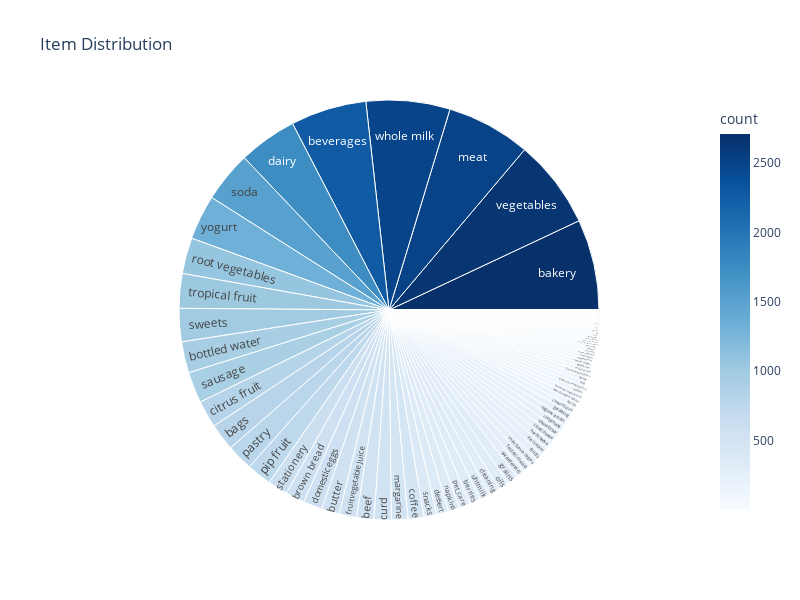

Source (notebook cell):
### Code cell
fig=px.sunburst(item_count,path=['item'],values='count',color='count',color_continuous_scale='Blues',title='Item Distribution')
fig.update_layout(width=800, height=600)
fig.show()

### Figure 1 — Plotly figure (JSON) as saved in the notebook; plotly's stock layout.template omitted (floating-point values rounded to 4 significant figures)
{"data": [{"branchvalues": "total", "customdata": [[2709.0], [2651.0], [2512.0], [2502.0], [2263.0], [1745.0], [1514.0], [1334.0], [1071.0], [1032.0], [991.0], [933.0], [924.0], [812.0], [809.0], [785.0], [744.0], [596.0], [571.0], [566.0], [534.0], [518.0], [516.0], [514.0], [491.0], [476.0], [380.0], [356.0], [335.0], [329.0], [327.0], [323.0], [319.0], [317.0], [316.0], [265.0], [252.0], [238.0], [231.0], [227.0], [220.0], [212.0], [210.0], [208.0], [208.0], [204.0], [181.0], [159.0], [142.0], [139.0], [135.0], [134.0], [131.0], [129.0], [128.0], [116.0], [111.0], [106.0], [98.0], [92.0], [82.0], [79.0], [75.0], [75.0], [72.0], [72.0], [69.0], [67.0], [66.0], [64.0], [60.0], [50.0], [48.0], [42.0], [38.0], [35.0], [34.0], [33.0], [33.0], [29.0], [29.0], [29.0], [27.0], [21.0], [21.0], [20.0], [19.0], [17.0], [15.0], [13.0], [11.0], [10.0], [9.0], [5.0], [3.0], [1.0], [1.0]], "domain": {"x": [0, 1], "y": [0, 1]}, "hovertemplate": "labels=%{label}<br>count_sum=%{value}<br>parent=%{parent}<br>id=%{id}<br>count=%{color}<extra></extra>", "ids": ["bakery", "vegetables", "meat", "whole milk", "beverages", "dairy", "soda", "yogurt", "root vegetables", "tropical fruit", "sweets", "bottled water", "sausage", "citrus fruit", "bags", "pastry", "pip fruit", "stationery", "brown bread", "domestic eggs", "butter", "fruitvegetable juice", "beef", "curd", "margarine", "coffee", "snacks", "dessert", "napkins", "pet_care", "berries", "uhtmilk", "cleaning", "oils", "grains", "sweeteners", "frozen meals", "misc beverages", "fruits", "ice cream", "hard cheese", "sliced cheese", "specialty bar", "condiments", "hygiene articles", "gardening", "chewing gum", "herbs", "semifinished bread", "baking_ingredients", "dishes", "pickled vegetables", "fish", "spices", "fruits_vegetables", "canned fish", "personal_care", "seasonal products", "condensed milk", "frozen dessert", "canned vegetables", "electronics", "household", "ready_meals", "frozen potato products", "specialty cheese", "sweet spreads", "liquor appetizer", "decor", "misc", "zwieback", "liver loaf", "soups", "cereals", "brandy", "meat spreads", "jam", "dental care", "nutsprunes", "artif sweetener", "specialty fat", "light bulbs", "tea", "canned fruit", "syrup", "soap", "prosecco", "cookware", "cooking chocolate", "honey", "specialty vegetables", "organic", "decalcifier", "rubbing alcohol", "baby cosmetics", "kitchen utensil", "preservation products"], "labels": ["bakery", "vegetables", "meat", "whole milk", "beverages", "dairy", "soda", "yogurt", "root vegetables", "tropical fruit", "sweets", "bottled water", "sausage", "citrus fruit", "bags", "pastry", "pip fruit", "stationery", "brown bread", "domestic eggs", "butter", "fruitvegetable juice", "beef", "curd", "margarine", "coffee", "snacks", "dessert", "napkins", "pet_care", "berries", "uhtmilk", "cleaning", "oils", "grains", "sweeteners", "frozen meals", "misc beverages", "fruits", "ice cream", "hard cheese", "sliced cheese", "specialty bar", "condiments", "hygiene articles", "gardening", "chewing gum", "herbs", "semifinished bread", "baking_ingredients", "dishes", "pickled vegetables", "fish", "spices", "fruits_vegetables", "canned fish", "personal_care", "seasonal products", "condensed milk", "frozen dessert", "canned vegetables", "electronics", "household", "ready_meals", "frozen potato products", "specialty cheese", "sweet spreads", "liquor appetizer", "decor", "misc", "zwieback", "liver loaf", "soups", "cereals", "brandy", "meat spreads", "jam", "dental care", "nutsprunes", "artif sweetener", "specialty fat", "light bulbs", "tea", "canned fruit", "syrup", "soap", "prosecco", "cookware", "cooking chocolate", "honey", "specialty vegetables", "organic", "decalcifier", "rubbing alcohol", "baby cosmetics", "kitchen utensil", "preservation products"], "marker": {"coloraxis": "coloraxis", "colors": [2709.0, 2651.0, 2512.0, 2502.0, 2263.0, 1745.0, 1514.0, 1334.0, 1071.0, 1032.0, 991.0, 933.0, 924.0, 812.0, 809.0, 785.0, 744.0, 596.0, 571.0, 566.0, 534.0, 518.0, 516.0, 514.0, 491.0, 476.0, 380.0, 356.0, 335.0, 329.0, 327.0, 323.0, 319.0, 317.0, 316.0, 265.0, 252.0, 238.0, 231.0, 227.0, 220.0, 212.0, 210.0, 208.0, 208.0, 204.0, 181.0, 159.0, 142.0, 139.0, 135.0, 134.0, 131.0, 129.0, 128.0, 116.0, 111.0, 106.0, 98.0, 92.0, 82.0, 79.0, 75.0, 75.0, 72.0, 72.0, 69.0, 67.0, 66.0, 64.0, 60.0, 50.0, 48.0, 42.0, 38.0, 35.0, 34.0, 33.0, 33.0, 29.0, 29.0, 29.0, 27.0, 21.0, 21.0, 20.0, 19.0, 17.0, 15.0, 13.0, 11.0, 10.0, 9.0, 5.0, 3.0, 1.0, 1.0]}, "name": "", "parents": ["", "", "", "", "", "", "", "", "", "", "", "", "", "", "", "", "", "", "", "", "", "", "", "", "", "", "", "", "", "", "", "", "", "", "", "", "", "", "", "", "", "", "", "", "", "", "", "", "", "", "", "", "", "", "", "", "", "", "", "", "", "", "", "", "", "", "", "", "", "", "", "", "", "", "", "", "", "", "", "", "", "", "", "", "", "", "", "", "", "", "", "", "", "", "", "", ""], "type": "sunburst", "values": [2709.0, 2651.0, 2512.0, 2502.0, 2263.0, 1745.0, 1514.0, 1334.0, 1071.0, 1032.0, 991.0, 933.0, 924.0, 812.0, 809.0, 785.0, 744.0, 596.0, 571.0, 566.0, 534.0, 518.0, 516.0, 514.0, 491.0, 476.0, 380.0, 356.0, 335.0, 329.0, 327.0, 323.0, 319.0, 317.0, 316.0, 265.0, 252.0, 238.0, 231.0, 227.0, 220.0, 212.0, 210.0, 208.0, 208.0, 204.0, 181.0, 159.0, 142.0, 139.0, 135.0, 134.0, 131.0, 129.0, 128.0, 116.0, 111.0, 106.0, 98.0, 92.0, 82.0, 79.0, 75.0, 75.0, 72.0, 72.0, 69.0, 67.0, 66.0, 64.0, 60.0, 50.0, 48.0, 42.0, 38.0, 35.0, 34.0, 33.0, 33.0, 29.0, 29.0, 29.0, 27.0, 21.0, 21.0, 20.0, 19.0, 17.0, 15.0, 13.0, 11.0, 10.0, 9.0, 5.0, 3.0, 1.0, 1.0]}], "layout": {"coloraxis": {"colorbar": {"title": {"text": "count"}}, "colorscale": [[0, "rgb(247,251,255)"], [0.125, "rgb(222,235,247)"], [0.25, "rgb(198,219,239)"], [0.375, "rgb(158,202,225)"], [0.5, "rgb(107,174,214)"], [0.625, "rgb(66,146,198)"], [0.75, "rgb(33,113,181)"], [0.875, "rgb(8,81,156)"], [1, "rgb(8,48,107)"]]}, "height": 600, "legend": {"tracegroupgap": 0}, "title": {"text": "Item Distribution"}, "width": 800}}
